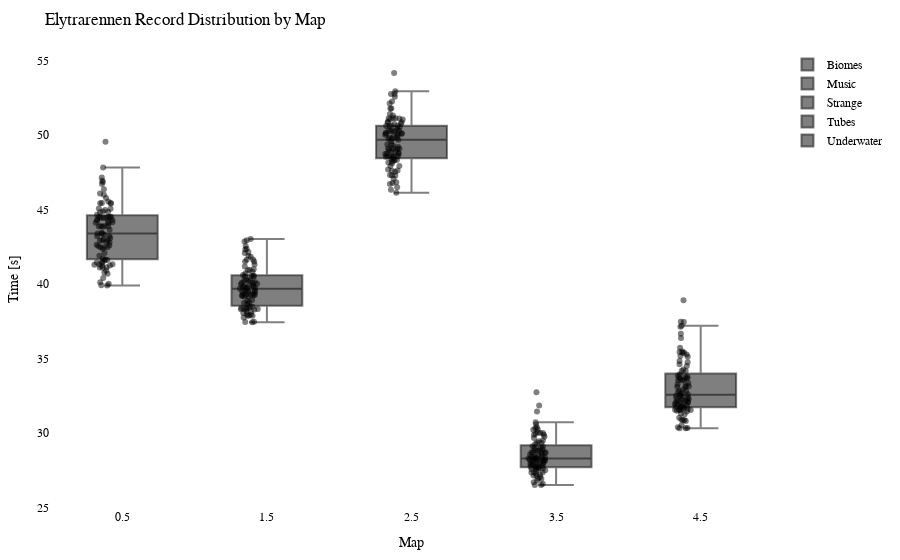

Notebook code cell kept with this figure:
### Code cell
import plotly.graph_objects as go
import plotly.io as pio

df = getRecordsDataframe(minigame="Elytrarennen")

# Calculate the offset for centering the data points
num_columns = len(df.columns)
offset = 0.5

# Create a Swarm plot using Plotly
fig = go.Figure()

for i, column in enumerate(df.columns):
    x_values = [i + offset] * len(df[column])  # Adjust x-values with offset for horizontal centering
    fig.add_trace(go.Box(x=x_values,
                         y=df[column],
                         name=column,
                         boxpoints='all',
                         pointpos=-0.5,  # Adjust point position to prevent overlapping
                         marker=dict(color='rgba(0,0,0,0.5)', size=6),  # Adjust marker color and size
                         hovertext=df.index,
                         hoverinfo='text+y'))

fig.update_layout(title="Elytrarennen Record Distribution by Map",
                  xaxis=dict(title="Map"),
                  yaxis=dict(title="Time [s]"),
                  showlegend=True,
                  font=dict(family="Arial", size=12, color="black"),  # Customize font
                  plot_bgcolor="white",  # Set background color
                  margin=dict(l=50, r=50, t=50, b=50),  # Adjust margins for better layout
                  )

pio.show(fig)

pio.write_html(fig, "out/elytr_swarm_plot.html")

### Figure 1 — Plotly figure (JSON) as saved in the notebook; plotly's stock layout.template omitted (floating-point values rounded to 4 significant figures)
{"data": [{"boxpoints": "all", "hoverinfo": "text+y", "hovertext": ["agowskyy", "Anni808", "Axollotel", "BacardiSprite", "bawskey", "BearchenGott", "BusinessBent", "byTobi", "cediiiiii_10", "Chander24", "Chrisi20101", "crocodile1870", "cxl1lo", "DarkCobweb", "DerBaumIstDerWeg", "Dokkkkko", "Ex4cted", "Falke23_5", "Feinberg", "Fflopse", "ForceFox", "Freeeedom", "frutigall", "GamemasterNiki", "GeneralEnte06", "Gerrygames", "Gobo9", "GrafikKatze", "Grapfen", "Gummibearchen", "H1ghsay", "h4nnes", "Harold_Sensemann", "HerrDante", "Jan2220", "JennieKim", "jimmi1410", "JOW23", "Joy_8oy", "JustK1lling", "KakaMC", "Kanickelul", "Kokochampi", "Kokochampo", "Kyuudo", "LeWi_100", "Livgo", "lizsyy", "LordAlexos", "Lubotter2009", "Luis_XYZ", "M0orey_0", "marbrueck", "Martomias", "Mincheeen", "MrNulfred", "Nexilus", "Ninivee", "officialryzon", "Oronor", "Pedrozockt", "Picutar", "PixlNight", "PolizeiDreamy", "Radattel", "Raefinzs", "Ritokii", "rXzEr_Justin", "Sackkerl", "schmaarek", "ScreamingBlatz", "Sebi1801", "Seemops_8", "Sey__", "SpeckyCut", "StaudammAusHolz", "Tomiokey", "tsuneee", "twitchparaskiill", "Txlentierter", "Umgfoin", "WirdNichtGeladen", "Wissender", "xBaumeisterin", "xX_Dima_ggg_Xx6", "xX_Masha_ggg_Xx9", "ymq_", "yzvm", "zTotito", "_n3d", "_Waldi_"], "marker": {"color": "rgba(0,0,0,0.5)", "size": 6}, "name": "Biomes", "pointpos": -0.5, "type": "box", "x": [0.5, 0.5, 0.5, 0.5, 0.5, 0.5, 0.5, 0.5, 0.5, 0.5, 0.5, 0.5, 0.5, 0.5, 0.5, 0.5, 0.5, 0.5, 0.5, 0.5, 0.5, 0.5, 0.5, 0.5, 0.5, 0.5, 0.5, 0.5, 0.5, 0.5, 0.5, 0.5, 0.5, 0.5, 0.5, 0.5, 0.5, 0.5, 0.5, 0.5, 0.5, 0.5, 0.5, 0.5, 0.5, 0.5, 0.5, 0.5, 0.5, 0.5, 0.5, 0.5, 0.5, 0.5, 0.5, 0.5, 0.5, 0.5, 0.5, 0.5, 0.5, 0.5, 0.5, 0.5, 0.5, 0.5, 0.5, 0.5, 0.5, 0.5, 0.5, 0.5, 0.5, 0.5, 0.5, 0.5, 0.5, 0.5, 0.5, 0.5, 0.5, 0.5, 0.5, 0.5, 0.5, 0.5, 0.5, 0.5, 0.5, 0.5, 0.5], "y": [45.53, 43.89, 44.44, 40.68, 44.11, 42.47, 47.81, 44.52, 40.89, 45.43, 44.48, 43.32, 44.14, 41.33, 43.86, 44.85, 41.23, 42.92, null, 40.01, 41.45, 39.91, 42.82, 43.63, 41.44, 40.77, 39.9, null, 41.42, 42.47, 44.97, 41.7, 45.98, 41.09, 43.2, 42.78, 45.05, 41.28, 43.39, 45.42, 41.12, null, 49.54, 44.51, 46.36, 41.57, 46.07, 41.2, 44.86, 44.3, 42.92, 43.84, 44.07, 42.54, 42.93, 43.02, 46.72, 44.42, null, 46.85, 40.12, 42.64, 41.61, 43.43, 45.4, 46.92, 43.39, 44.64, 45.44, 42.58, 44.24, 45.06, 44.81, 41.89, 47.14, 44.51, 44.33, 40.39, 42.47, 41.65, 43.2, 44.17, 43.89, 42.36, 43.08, 45.78, 41.31, 42.08, 44.43, 41.11, 43.86]}, {"boxpoints": "all", "hoverinfo": "text+y", "hovertext": ["agowskyy", "Anni808", "Axollotel", "BacardiSprite", "bawskey", "BearchenGott", "BusinessBent", "byTobi", "cediiiiii_10", "Chander24", "Chrisi20101", "crocodile1870", "cxl1lo", "DarkCobweb", "DerBaumIstDerWeg", "Dokkkkko", "Ex4cted", "Falke23_5", "Feinberg", "Fflopse", "ForceFox", "Freeeedom", "frutigall", "GamemasterNiki", "GeneralEnte06", "Gerrygames", "Gobo9", "GrafikKatze", "Grapfen", "Gummibearchen", "H1ghsay", "h4nnes", "Harold_Sensemann", "HerrDante", "Jan2220", "JennieKim", "jimmi1410", "JOW23", "Joy_8oy", "JustK1lling", "KakaMC", "Kanickelul", "Kokochampi", "Kokochampo", "Kyuudo", "LeWi_100", "Livgo", "lizsyy", "LordAlexos", "Lubotter2009", "Luis_XYZ", "M0orey_0", "marbrueck", "Martomias", "Mincheeen", "MrNulfred", "Nexilus", "Ninivee", "officialryzon", "Oronor", "Pedrozockt", "Picutar", "PixlNight", "PolizeiDreamy", "Radattel", "Raefinzs", "Ritokii", "rXzEr_Justin", "Sackkerl", "schmaarek", "ScreamingBlatz", "Sebi1801", "Seemops_8", "Sey__", "SpeckyCut", "StaudammAusHolz", "Tomiokey", "tsuneee", "twitchparaskiill", "Txlentierter", "Umgfoin", "WirdNichtGeladen", "Wissender", "xBaumeisterin", "xX_Dima_ggg_Xx6", "xX_Masha_ggg_Xx9", "ymq_", "yzvm", "zTotito", "_n3d", "_Waldi_"], "marker": {"color": "rgba(0,0,0,0.5)", "size": 6}, "name": "Music", "pointpos": -0.5, "type": "box", "x": [1.5, 1.5, 1.5, 1.5, 1.5, 1.5, 1.5, 1.5, 1.5, 1.5, 1.5, 1.5, 1.5, 1.5, 1.5, 1.5, 1.5, 1.5, 1.5, 1.5, 1.5, 1.5, 1.5, 1.5, 1.5, 1.5, 1.5, 1.5, 1.5, 1.5, 1.5, 1.5, 1.5, 1.5, 1.5, 1.5, 1.5, 1.5, 1.5, 1.5, 1.5, 1.5, 1.5, 1.5, 1.5, 1.5, 1.5, 1.5, 1.5, 1.5, 1.5, 1.5, 1.5, 1.5, 1.5, 1.5, 1.5, 1.5, 1.5, 1.5, 1.5, 1.5, 1.5, 1.5, 1.5, 1.5, 1.5, 1.5, 1.5, 1.5, 1.5, 1.5, 1.5, 1.5, 1.5, 1.5, 1.5, 1.5, 1.5, 1.5, 1.5, 1.5, 1.5, 1.5, 1.5, 1.5, 1.5, 1.5, 1.5, 1.5, 1.5], "y": [40.55, 40.22, 40.08, 38.3, 43.02, 38.38, 40.99, 40.2, 37.95, 40.49, 39.8, 39.34, 38.64, 37.87, 42.55, 39.84, 37.43, 39.52, 42.93, 38.33, 40.95, 37.98, 38.31, 39.28, 40.07, 40.02, 37.75, 38.04, 39.28, 38.38, 40.72, 38.77, 39.67, 38.15, 39.8, 39.21, 40.52, 38.32, 38.85, null, 37.86, null, 42.36, 41.31, 40.55, 37.47, 41.5, 39.48, 39.72, 40.13, 41.83, 39.13, 41.62, 39.29, 40.3, 38.19, 42.07, 38.93, 41.88, 42.14, 37.44, 39.36, 39.23, 39.89, null, 41.17, 39.97, 39.73, 40.91, 37.88, 40.6, 42.84, 40.24, 39.22, 38.73, 39.44, 39.91, 38.46, 39.15, null, 39.53, 40.82, 39.74, 38.5, 39.48, 41.64, 38.41, 38.28, 42.3, 39.52, 41.5]}, {"boxpoints": "all", "hoverinfo": "text+y", "hovertext": ["agowskyy", "Anni808", "Axollotel", "BacardiSprite", "bawskey", "BearchenGott", "BusinessBent", "byTobi", "cediiiiii_10", "Chander24", "Chrisi20101", "crocodile1870", "cxl1lo", "DarkCobweb", "DerBaumIstDerWeg", "Dokkkkko", "Ex4cted", "Falke23_5", "Feinberg", "Fflopse", "ForceFox", "Freeeedom", "frutigall", "GamemasterNiki", "GeneralEnte06", "Gerrygames", "Gobo9", "GrafikKatze", "Grapfen", "Gummibearchen", "H1ghsay", "h4nnes", "Harold_Sensemann", "HerrDante", "Jan2220", "JennieKim", "jimmi1410", "JOW23", "Joy_8oy", "JustK1lling", "KakaMC", "Kanickelul", "Kokochampi", "Kokochampo", "Kyuudo", "LeWi_100", "Livgo", "lizsyy", "LordAlexos", "Lubotter2009", "Luis_XYZ", "M0orey_0", "marbrueck", "Martomias", "Mincheeen", "MrNulfred", "Nexilus", "Ninivee", "officialryzon", "Oronor", "Pedrozockt", "Picutar", "PixlNight", "PolizeiDreamy", "Radattel", "Raefinzs", "Ritokii", "rXzEr_Justin", "Sackkerl", "schmaarek", "ScreamingBlatz", "Sebi1801", "Seemops_8", "Sey__", "SpeckyCut", "StaudammAusHolz", "Tomiokey", "tsuneee", "twitchparaskiill", "Txlentierter", "Umgfoin", "WirdNichtGeladen", "Wissender", "xBaumeisterin", "xX_Dima_ggg_Xx6", "xX_Masha_ggg_Xx9", "ymq_", "yzvm", "zTotito", "_n3d", "_Waldi_"], "marker": {"color": "rgba(0,0,0,0.5)", "size": 6}, "name": "Strange", "pointpos": -0.5, "type": "box", "x": [2.5, 2.5, 2.5, 2.5, 2.5, 2.5, 2.5, 2.5, 2.5, 2.5, 2.5, 2.5, 2.5, 2.5, 2.5, 2.5, 2.5, 2.5, 2.5, 2.5, 2.5, 2.5, 2.5, 2.5, 2.5, 2.5, 2.5, 2.5, 2.5, 2.5, 2.5, 2.5, 2.5, 2.5, 2.5, 2.5, 2.5, 2.5, 2.5, 2.5, 2.5, 2.5, 2.5, 2.5, 2.5, 2.5, 2.5, 2.5, 2.5, 2.5, 2.5, 2.5, 2.5, 2.5, 2.5, 2.5, 2.5, 2.5, 2.5, 2.5, 2.5, 2.5, 2.5, 2.5, 2.5, 2.5, 2.5, 2.5, 2.5, 2.5, 2.5, 2.5, 2.5, 2.5, 2.5, 2.5, 2.5, 2.5, 2.5, 2.5, 2.5, 2.5, 2.5, 2.5, 2.5, 2.5, 2.5, 2.5, 2.5, 2.5, 2.5], "y": [52.94, 50.61, 50.02, 47.91, 50.86, 48.54, 51.05, 50.09, 46.49, 50.27, 50.26, 48.58, 50.29, 48.79, 49.96, 50.75, 47.05, 49.75, 51.31, 46.32, 46.71, 46.83, 50.08, 49.0, 49.09, 47.68, 46.77, 47.31, 49.85, 48.54, 50.51, 47.93, 49.05, 47.6, 49.28, 48.27, 48.59, 48.41, 50.42, 47.3, 48.23, 49.75, 51.78, 49.88, 52.76, 48.15, 51.78, 47.62, 51.13, 50.3, 50.63, 51.11, 51.03, 49.67, 48.32, 48.9, 50.6, 51.13, 52.25, 51.41, 46.12, 49.2, 48.75, 49.59, 50.09, 54.17, 48.57, 49.36, 50.89, 48.92, 52.11, 49.82, 50.14, 47.53, 51.12, 52.56, 50.75, 48.11, 49.08, 49.37, 50.24, 50.12, 48.57, 48.33, 48.72, 52.75, 47.28, 48.72, 50.6, 49.08, 50.83]}, {"boxpoints": "all", "hoverinfo": "text+y", "hovertext": ["agowskyy", "Anni808", "Axollotel", "BacardiSprite", "bawskey", "BearchenGott", "BusinessBent", "byTobi", "cediiiiii_10", "Chander24", "Chrisi20101", "crocodile1870", "cxl1lo", "DarkCobweb", "DerBaumIstDerWeg", "Dokkkkko", "Ex4cted", "Falke23_5", "Feinberg", "Fflopse", "ForceFox", "Freeeedom", "frutigall", "GamemasterNiki", "GeneralEnte06", "Gerrygames", "Gobo9", "GrafikKatze", "Grapfen", "Gummibearchen", "H1ghsay", "h4nnes", "Harold_Sensemann", "HerrDante", "Jan2220", "JennieKim", "jimmi1410", "JOW23", "Joy_8oy", "JustK1lling", "KakaMC", "Kanickelul", "Kokochampi", "Kokochampo", "Kyuudo", "LeWi_100", "Livgo", "lizsyy", "LordAlexos", "Lubotter2009", "Luis_XYZ", "M0orey_0", "marbrueck", "Martomias", "Mincheeen", "MrNulfred", "Nexilus", "Ninivee", "officialryzon", "Oronor", "Pedrozockt", "Picutar", "PixlNight", "PolizeiDreamy", "Radattel", "Raefinzs", "Ritokii", "rXzEr_Justin", "Sackkerl", "schmaarek", "ScreamingBlatz", "Sebi1801", "Seemops_8", "Sey__", "SpeckyCut", "StaudammAusHolz", "Tomiokey", "tsuneee", "twitchparaskiill", "Txlentierter", "Umgfoin", "WirdNichtGeladen", "Wissender", "xBaumeisterin", "xX_Dima_ggg_Xx6", "xX_Masha_ggg_Xx9", "ymq_", "yzvm", "zTotito", "_n3d", "_Waldi_"], "marker": {"color": "rgba(0,0,0,0.5)", "size": 6}, "name": "Tubes", "pointpos": -0.5, "type": "box", "x": [3.5, 3.5, 3.5, 3.5, 3.5, 3.5, 3.5, 3.5, 3.5, 3.5, 3.5, 3.5, 3.5, 3.5, 3.5, 3.5, 3.5, 3.5, 3.5, 3.5, 3.5, 3.5, 3.5, 3.5, 3.5, 3.5, 3.5, 3.5, 3.5, 3.5, 3.5, 3.5, 3.5, 3.5, 3.5, 3.5, 3.5, 3.5, 3.5, 3.5, 3.5, 3.5, 3.5, 3.5, 3.5, 3.5, 3.5, 3.5, 3.5, 3.5, 3.5, 3.5, 3.5, 3.5, 3.5, 3.5, 3.5, 3.5, 3.5, 3.5, 3.5, 3.5, 3.5, 3.5, 3.5, 3.5, 3.5, 3.5, 3.5, 3.5, 3.5, 3.5, 3.5, 3.5, 3.5, 3.5, 3.5, 3.5, 3.5, 3.5, 3.5, 3.5, 3.5, 3.5, 3.5, 3.5, 3.5, 3.5, 3.5, 3.5, 3.5], "y": [29.08, 28.7, 28.84, 27.71, 30.37, 27.73, 30.71, 28.69, 27.12, 30.22, 28.25, 28.66, 28.2, 27.14, 29.02, 28.51, 26.68, 27.48, null, 27.01, 30.2, 27.34, 28.05, 29.87, 27.92, 26.94, 26.92, 27.25, 27.49, 27.73, 28.54, 27.23, 28.32, 26.58, 27.36, 28.69, 28.38, 27.59, 28.81, 28.15, 26.5, null, 30.58, 31.84, 29.74, 26.49, 32.73, 28.14, 29.65, 27.98, 28.37, 28.34, 29.35, 28.07, 27.83, 28.28, 29.98, 28.44, 29.25, 29.94, 26.81, 28.28, 28.19, 28.02, 29.34, 31.43, 28.78, 28.03, 28.88, 27.65, 29.99, 27.63, 27.77, 27.92, 29.88, 28.7, 29.0, 27.87, 28.25, null, 29.1, 29.48, 28.12, 27.33, 27.72, 30.32, 27.61, 27.56, 29.43, 28.41, 30.04]}, {"boxpoints": "all", "hoverinfo": "text+y", "hovertext": ["agowskyy", "Anni808", "Axollotel", "BacardiSprite", "bawskey", "BearchenGott", "BusinessBent", "byTobi", "cediiiiii_10", "Chander24", "Chrisi20101", "crocodile1870", "cxl1lo", "DarkCobweb", "DerBaumIstDerWeg", "Dokkkkko", "Ex4cted", "Falke23_5", "Feinberg", "Fflopse", "ForceFox", "Freeeedom", "frutigall", "GamemasterNiki", "GeneralEnte06", "Gerrygames", "Gobo9", "GrafikKatze", "Grapfen", "Gummibearchen", "H1ghsay", "h4nnes", "Harold_Sensemann", "HerrDante", "Jan2220", "JennieKim", "jimmi1410", "JOW23", "Joy_8oy", "JustK1lling", "KakaMC", "Kanickelul", "Kokochampi", "Kokochampo", "Kyuudo", "LeWi_100", "Livgo", "lizsyy", "LordAlexos", "Lubotter2009", "Luis_XYZ", "M0orey_0", "marbrueck", "Martomias", "Mincheeen", "MrNulfred", "Nexilus", "Ninivee", "officialryzon", "Oronor", "Pedrozockt", "Picutar", "PixlNight", "PolizeiDreamy", "Radattel", "Raefinzs", "Ritokii", "rXzEr_Justin", "Sackkerl", "schmaarek", "ScreamingBlatz", "Sebi1801", "Seemops_8", "Sey__", "SpeckyCut", "StaudammAusHolz", "Tomiokey", "tsuneee", "twitchparaskiill", "Txlentierter", "Umgfoin", "WirdNichtGeladen", "Wissender", "xBaumeisterin", "xX_Dima_ggg_Xx6", "xX_Masha_ggg_Xx9", "ymq_", "yzvm", "zTotito", "_n3d", "_Waldi_"], "marker": {"color": "rgba(0,0,0,0.5)", "size": 6}, "name": "Underwater", "pointpos": -0.5, "type": "box", "x": [4.5, 4.5, 4.5, 4.5, 4.5, 4.5, 4.5, 4.5, 4.5, 4.5, 4.5, 4.5, 4.5, 4.5, 4.5, 4.5, 4.5, 4.5, 4.5, 4.5, 4.5, 4.5, 4.5, 4.5, 4.5, 4.5, 4.5, 4.5, 4.5, 4.5, 4.5, 4.5, 4.5, 4.5, 4.5, 4.5, 4.5, 4.5, 4.5, 4.5, 4.5, 4.5, 4.5, 4.5, 4.5, 4.5, 4.5, 4.5, 4.5, 4.5, 4.5, 4.5, 4.5, 4.5, 4.5, 4.5, 4.5, 4.5, 4.5, 4.5, 4.5, 4.5, 4.5, 4.5, 4.5, 4.5, 4.5, 4.5, 4.5, 4.5, 4.5, 4.5, 4.5, 4.5, 4.5, 4.5, 4.5, 4.5, 4.5, 4.5, 4.5, 4.5, 4.5, 4.5, 4.5, 4.5, 4.5, 4.5, 4.5, 4.5, 4.5], "y": [37.46, 33.52, 33.77, 32.08, 32.18, 31.76, 35.37, 32.59, 30.32, 32.9, 33.73, 32.12, 33.72, 31.55, 32.65, 33.17, 30.37, 34.49, null, 30.31, 34.16, 30.8, 32.12, 33.85, 31.53, 30.89, 30.51, 31.92, 31.79, 31.76, 33.67, 31.59, 32.15, 31.74, 31.93, 32.83, 32.5, 31.56, 32.05, 38.91, 31.01, 35.1, 35.46, 35.71, 34.6, 30.87, 37.19, 31.3, 35.25, 32.74, 32.01, 33.07, 34.26, 32.3, 32.47, 31.48, 34.83, 35.37, null, 37.13, 30.33, 32.27, 31.43, 32.38, 33.56, 37.44, 33.62, 32.46, 33.13, 31.59, 35.42, 36.37, 33.1, 31.53, 35.16, 34.73, 34.15, 31.24, 32.81, 31.75, 33.93, 33.25, 31.67, 32.55, 30.85, 36.66, 31.59, 31.89, 33.34, 32.26, 33.51]}], "layout": {"font": {"color": "black", "family": "Arial", "size": 12}, "margin": {"b": 50, "l": 50, "r": 50, "t": 50}, "plot_bgcolor": "white", "showlegend": true, "title": {"text": "Elytrarennen Record Distribution by Map"}, "xaxis": {"title": {"text": "Map"}}, "yaxis": {"title": {"text": "Time [s]"}}}}
